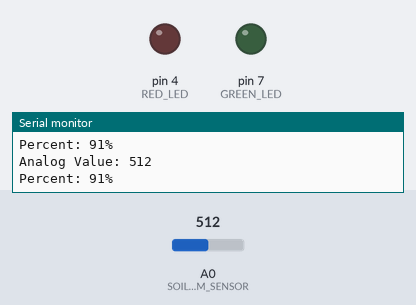
A sketch run on a simulated Arduino Uno, built with avr-gcc and run on an emulated ATmega328P. Parts: output pins drawn as LEDs (lit = HIGH), the last lines printed to the serial monitor. Inputs (shaded band) come from the test bench; at power-on: A0 (SOIL_HUM_SENSOR) = 512.

Above: at 8.8 s.
8.9 s: A0 (SOIL_HUM_SENSOR) set to 1023
At 20.0 s:
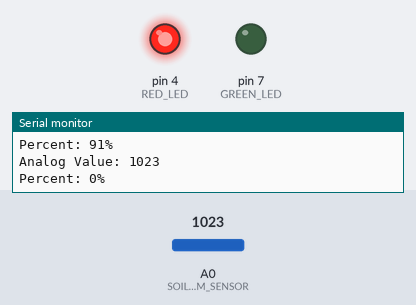
20.5 s: A0 (SOIL_HUM_SENSOR) set to 1004
28.5 s: A0 (SOIL_HUM_SENSOR) set to 975
42.2 s: A0 (SOIL_HUM_SENSOR) set to 583
50.2 s: A0 (SOIL_HUM_SENSOR) set to 565
At 54.1 s:
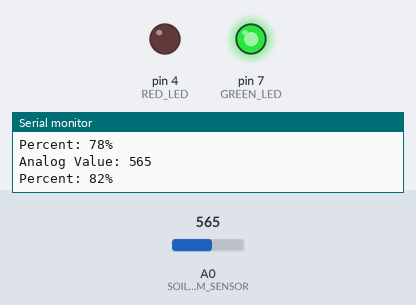
58.2 s: A0 (SOIL_HUM_SENSOR) set to 716
Timing chart, 0 to 61.2 s (numbered marks = the images above; inputs shaded):
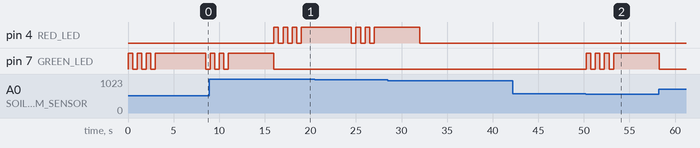

The sketch:

soil_temp.ino
```cpp
#define SOIL_HUM_SENSOR A0
#define RED_LED 4
#define GREEN_LED 7

int water_limit = 80;
int need_water = 5;

int percent = 0;
int sensor_value = 0;

int convert_to_percent(int value) {
  int percent_value = 0;
  percent_value = map(value, 1023, 465, 0, 100);
  return percent_value;
}

void setup() {
  Serial.begin(9600);
  pinMode(SOIL_HUM_SENSOR, INPUT);
  pinMode(RED_LED, OUTPUT);
  pinMode(GREEN_LED, OUTPUT);
}

void loop() {
  sensor_value = analogRead(SOIL_HUM_SENSOR);

  percent = convert_to_percent(sensor_value);

  Serial.print("\n\nAnalog Value: ");
  Serial.println(sensor_value);
  Serial.print("\nPercent: ");
  Serial.print(percent);
  Serial.print("%");

  if (percent <= need_water) {
    digitalWrite(RED_LED, HIGH);
    delay(500);
    digitalWrite(RED_LED, LOW);
    delay(500);
    digitalWrite(RED_LED, HIGH);
    delay(500);
    digitalWrite(RED_LED, LOW);
    delay(500);
    digitalWrite(RED_LED, HIGH);
    delay(500);
    digitalWrite(RED_LED, LOW);
    delay(500);
    digitalWrite(RED_LED, HIGH);
    delay(5000);
    digitalWrite(RED_LED, LOW);
  }
  if (percent >= water_limit) {
    digitalWrite(GREEN_LED, HIGH);
    delay(500);
    digitalWrite(GREEN_LED, LOW);
    delay(500);
    digitalWrite(GREEN_LED, HIGH);
    delay(500);
    digitalWrite(GREEN_LED, LOW);
    delay(500);
    digitalWrite(GREEN_LED, HIGH);
    delay(500);
    digitalWrite(GREEN_LED, LOW);
    delay(500);
    digitalWrite(GREEN_LED, HIGH);
    delay(5000);
    digitalWrite(GREEN_LED, LOW);
  }
}
```

Measured:
- the behaviour switches between 577 and 576 on A0 (SOIL_HUM_SENSOR) (found by bisection; images 1 and 2)
- after the input at 8.9 s, pin 4 (RED_LED): alternates HIGH for 0.50 s and LOW for 0.50 s, 7 changes in all, then stays HIGH, starting after 7.1 s
- after the input at 50.2 s, pin 7 (GREEN_LED): alternates HIGH for 0.50 s and LOW for 0.50 s, 7 changes in all, then stays HIGH, starting after 0.06 s
